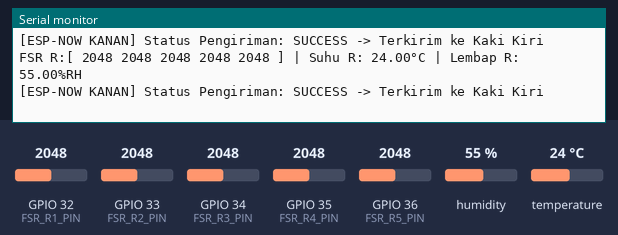
A sketch run on a simulated ESP32. On the bench: the last lines printed to the serial monitor. The inputs (shaded band) are chosen by the test bench; at power-on: humidity 55 %, GPIO 32 (FSR_R1_PIN) = 2048, GPIO 33 (FSR_R2_PIN) = 2048, GPIO 34 (FSR_R3_PIN) = 2048, GPIO 35 (FSR_R4_PIN) = 2048, GPIO 36 (FSR_R5_PIN) = 2048, temperature 24 °C.

Above: at 2.2 s.
2.3 s: humidity set to 22 %
At 2.68 s:
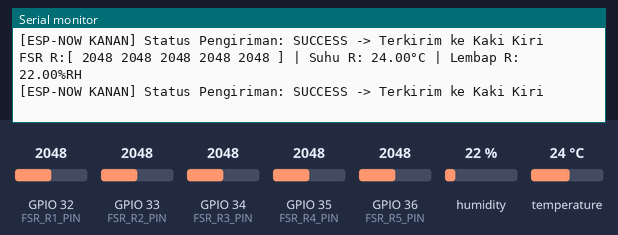
3.8 s: GPIO 32 (FSR_R1_PIN) set to 2866
At 4.13 s:
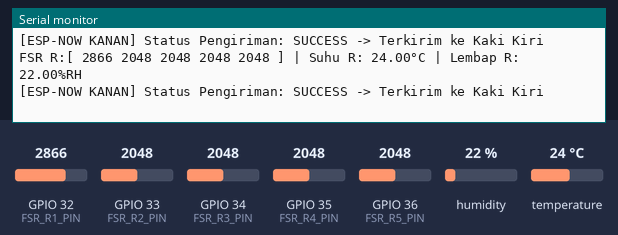
5.3 s: GPIO 33 (FSR_R2_PIN) set to 2866
At 5.58 s:
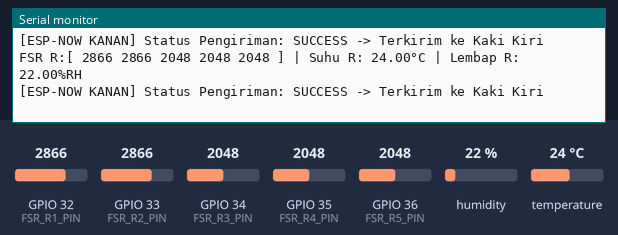
6.8 s: GPIO 34 (FSR_R3_PIN) set to 2866
At 7.04 s:
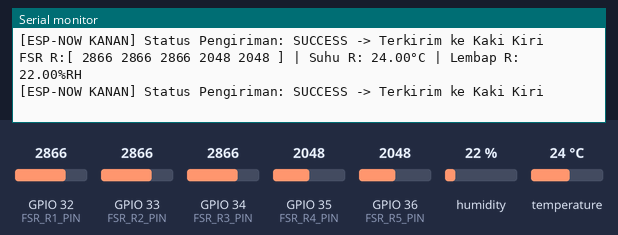
8.3 s: GPIO 35 (FSR_R4_PIN) set to 2866
At 8.73 s:
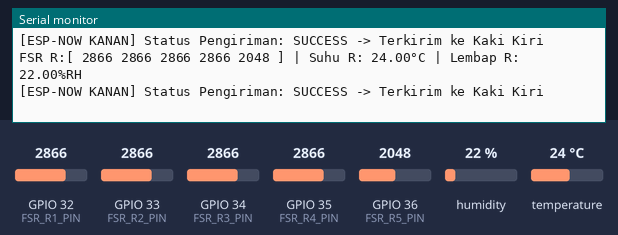
9.8 s: GPIO 36 (FSR_R5_PIN) set to 2866
At 10.18 s:
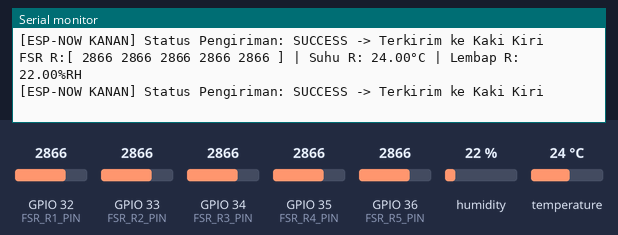

Measured:
- after the input at 2.3 s, the serial monitor: prints a new line after 0.20 s (image 1)
- after the input at 3.8 s, the serial monitor: prints a new line after 0.15 s (image 2)
- after the input at 5.3 s, the serial monitor: prints a new line after 0.11 s (image 3)
- after the input at 6.8 s, the serial monitor: prints a new line after 0.06 s (image 4)
- after the input at 8.3 s, the serial monitor: prints a new line after 0.25 s (image 5)
- after the input at 9.8 s, the serial monitor: prints a new line after 0.21 s (image 6)

The sketch:

Transmit_kanan.ino
```cpp
#include <WiFi.h>
#include <esp_now.h>
#include <esp_wifi.h>
#include <Wire.h>
#include "Adafruit_SHT31.h"

// MAC Address ESP32 Kaki Kiri (Receiver)
uint8_t receiverMacAddress[] = {0xEC, 0xE3, 0x34, 0x14, 0xA1, 0x50}; // Silakan ganti dengan MAC Address ESP32 Kaki Kiri Anda!

// Pin ADC Sensor FSR402 Kaki Kanan
#define FSR_R1_PIN 32
#define FSR_R2_PIN 33
#define FSR_R3_PIN 34
#define FSR_R4_PIN 35
#define FSR_R5_PIN 36 // VP

// Struktur Data ESP-NOW Kaki Kanan
typedef struct struct_kaki_kanan {
  uint16_t fsr[5];    // Raw ADC FSR 1 - 5 Kaki Kanan
  float temperature;  // Suhu SHT31 Kaki Kanan (°C)
  float humidity;     // Kelembapan SHT31 Kaki Kanan (%RH)
} struct_kaki_kanan;

struct_kaki_kanan dataKakiKanan;
esp_now_peer_info_t peerInfo;

// Objek SHT31 Kaki Kanan
Adafruit_SHT31 sht31Kanan = Adafruit_SHT31();

// Callback status pengiriman ESP-NOW (Kompatibel ESP32 Core v3.x)
void OnDataSent(const wifi_tx_info_t *info, esp_now_send_status_t status) {
  Serial.print("[ESP-NOW KANAN] Status Pengiriman: ");
  if (status == ESP_NOW_SEND_SUCCESS) {
    Serial.println("SUCCESS -> Terkirim ke Kaki Kiri");
  } else {
    Serial.println("FAIL -> Gagal (Receiver Mati/Beda Channel)");
  }
}

void setup() {
  Serial.begin(115200);
  delay(1000);
  Serial.println("\n=== DIAFOS V2 - TRANSMITTER KAKI KANAN ===");

  // Inisialisasi Bus I2C & Sensor SHT31
  Wire.begin();
  if (!sht31Kanan.begin(0x44)) {
    Serial.println("[WARN] Sensor SHT31 Kaki Kanan tidak terdeteksi di 0x44!");
  } else {
    Serial.println("[OK] Sensor SHT31 Kaki Kanan Terhubung.");
  }

  // Inisialisasi Wi-Fi STA & ESP-NOW
  WiFi.mode(WIFI_STA);
  esp_wifi_set_channel(1, WIFI_SECOND_CHAN_NONE); // Kunci ke Channel 1

  if (esp_now_init() != ESP_OK) {
    Serial.println("[ERROR] Gagal Inisialisasi ESP-NOW di Kaki Kanan!");
    return;
  }

  esp_now_register_send_cb(OnDataSent);

  // Daftarkan Peer ESP32 Kaki Kiri
  memcpy(peerInfo.peer_addr, receiverMacAddress, 6);
  peerInfo.channel = 1;
  peerInfo.encrypt = false;

  if (esp_now_add_peer(&peerInfo) != ESP_OK) {
    Serial.println("[ERROR] Gagal menambahkan Peer Kaki Kiri!");
    return;
  }

  Serial.println("[OK] Kaki Kanan Siap Mengirim Data Kontinu...\n");
}

void loop() {
  // 1. Baca Sensor FSR402 Kaki Kanan (5 Titik)
  dataKakiKanan.fsr[0] = analogRead(FSR_R1_PIN);
  dataKakiKanan.fsr[1] = analogRead(FSR_R2_PIN);
  dataKakiKanan.fsr[2] = analogRead(FSR_R3_PIN);
  dataKakiKanan.fsr[3] = analogRead(FSR_R4_PIN);
  dataKakiKanan.fsr[4] = analogRead(FSR_R5_PIN);

  // 2. Baca Sensor SHT31 Kaki Kanan
  float t = sht31Kanan.readTemperature();
  float h = sht31Kanan.readHumidity();

  dataKakiKanan.temperature = isnan(t) ? 0.0 : t;
  dataKakiKanan.humidity    = isnan(h) ? 0.0 : h;

  // 3. Kirim via ESP-NOW ke Kaki Kiri
  esp_now_send(receiverMacAddress, (uint8_t *)&dataKakiKanan, sizeof(dataKakiKanan));

  // Tampilkan Log Serial Lokal
  Serial.print("FSR R:[ ");
  for(int i=0; i<5; i++){
    Serial.print(dataKakiKanan.fsr[i]); Serial.print(" ");
  }
  Serial.print("] | Suhu R: "); Serial.print(dataKakiKanan.temperature, 2);
  Serial.print("°C | Lembap R: "); Serial.print(dataKakiKanan.humidity, 2);
  Serial.println("%RH");

  delay(200); // Frekuensi pengiriman ~5Hz
}
```
